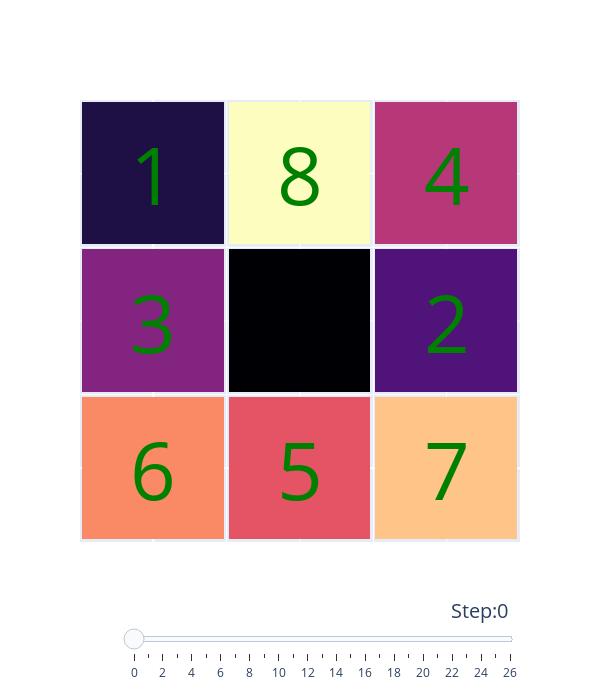

Notebook cell for this chart:
### Code cell
fig=animacion(l);
fig.show()

### Figure 1 — Plotly figure (JSON) as saved in the notebook; plotly's stock layout.template omitted (floating-point values rounded to 4 significant figures)
{"data": [{"colorscale": [[0, "#000004"], [0.1111, "#180f3d"], [0.2222, "#440f76"], [0.3333, "#721f81"], [0.4444, "#9e2f7f"], [0.5556, "#cd4071"], [0.6667, "#f1605d"], [0.7778, "#fd9668"], [0.8889, "#feca8d"], [1, "#fcfdbf"]], "showscale": false, "type": "heatmap", "x": [0, 1, 2], "xgap": 5, "y": [0, 1, 2], "ygap": 5, "z": [[6, 5, 7], [3, 0, 2], [1, 8, 4]]}], "layout": {"annotations": [{"font": {"color": "green", "size": 80}, "showarrow": false, "text": "6", "x": 0, "xref": "x", "y": 0, "yref": "y"}, {"font": {"color": "green", "size": 80}, "showarrow": false, "text": "5", "x": 1, "xref": "x", "y": 0, "yref": "y"}, {"font": {"color": "green", "size": 80}, "showarrow": false, "text": "7", "x": 2, "xref": "x", "y": 0, "yref": "y"}, {"font": {"color": "green", "size": 80}, "showarrow": false, "text": "3", "x": 0, "xref": "x", "y": 1, "yref": "y"}, {"font": {"color": "green", "size": 80}, "showarrow": false, "text": "", "x": 1, "xref": "x", "y": 1, "yref": "y"}, {"font": {"color": "green", "size": 80}, "showarrow": false, "text": "2", "x": 2, "xref": "x", "y": 1, "yref": "y"}, {"font": {"color": "green", "size": 80}, "showarrow": false, "text": "1", "x": 0, "xref": "x", "y": 2, "yref": "y"}, {"font": {"color": "green", "size": 80}, "showarrow": false, "text": "8", "x": 1, "xref": "x", "y": 2, "yref": "y"}, {"font": {"color": "green", "size": 80}, "showarrow": false, "text": "4", "x": 2, "xref": "x", "y": 2, "yref": "y"}], "height": 700, "sliders": [{"active": 0, "currentvalue": {"font": {"size": 20}, "prefix": "Step:", "visible": true, "xanchor": "right"}, "len": 0.9, "pad": {"b": 10, "t": 50}, "steps": [{"args": [[0], {"frame": {"duration": 300, "redraw": true}, "mode": "immediate", "transition": {"duration": 300}}], "label": "0", "method": "animate"}, {"args": [[1], {"frame": {"duration": 300, "redraw": true}, "mode": "immediate", "transition": {"duration": 300}}], "label": "1", "method": "animate"}, {"args": [[2], {"frame": {"duration": 300, "redraw": true}, "mode": "immediate", "transition": {"duration": 300}}], "label": "2", "method": "animate"}, {"args": [[3], {"frame": {"duration": 300, "redraw": true}, "mode": "immediate", "transition": {"duration": 300}}], "label": "3", "method": "animate"}, {"args": [[4], {"frame": {"duration": 300, "redraw": true}, "mode": "immediate", "transition": {"duration": 300}}], "label": "4", "method": "animate"}, {"args": [[5], {"frame": {"duration": 300, "redraw": true}, "mode": "immediate", "transition": {"duration": 300}}], "label": "5", "method": "animate"}, {"args": [[6], {"frame": {"duration": 300, "redraw": true}, "mode": "immediate", "transition": {"duration": 300}}], "label": "6", "method": "animate"}, {"args": [[7], {"frame": {"duration": 300, "redraw": true}, "mode": "immediate", "transition": {"duration": 300}}], "label": "7", "method": "animate"}, {"args": [[8], {"frame": {"duration": 300, "redraw": true}, "mode": "immediate", "transition": {"duration": 300}}], "label": "8", "method": "animate"}, {"args": [[9], {"frame": {"duration": 300, "redraw": true}, "mode": "immediate", "transition": {"duration": 300}}], "label": "9", "method": "animate"}, {"args": [[10], {"frame": {"duration": 300, "redraw": true}, "mode": "immediate", "transition": {"duration": 300}}], "label": "10", "method": "animate"}, {"args": [[11], {"frame": {"duration": 300, "redraw": true}, "mode": "immediate", "transition": {"duration": 300}}], "label": "11", "method": "animate"}, {"args": [[12], {"frame": {"duration": 300, "redraw": true}, "mode": "immediate", "transition": {"duration": 300}}], "label": "12", "method": "animate"}, {"args": [[13], {"frame": {"duration": 300, "redraw": true}, "mode": "immediate", "transition": {"duration": 300}}], "label": "13", "method": "animate"}, {"args": [[14], {"frame": {"duration": 300, "redraw": true}, "mode": "immediate", "transition": {"duration": 300}}], "label": "14", "method": "animate"}, {"args": [[15], {"frame": {"duration": 300, "redraw": true}, "mode": "immediate", "transition": {"duration": 300}}], "label": "15", "method": "animate"}, {"args": [[16], {"frame": {"duration": 300, "redraw": true}, "mode": "immediate", "transition": {"duration": 300}}], "label": "16", "method": "animate"}, {"args": [[17], {"frame": {"duration": 300, "redraw": true}, "mode": "immediate", "transition": {"duration": 300}}], "label": "17", "method": "animate"}, {"args": [[18], {"frame": {"duration": 300, "redraw": true}, "mode": "immediate", "transition": {"duration": 300}}], "label": "18", "method": "animate"}, {"args": [[19], {"frame": {"duration": 300, "redraw": true}, "mode": "immediate", "transition": {"duration": 300}}], "label": "19", "method": "animate"}, {"args": [[20], {"frame": {"duration": 300, "redraw": true}, "mode": "immediate", "transition": {"duration": 300}}], "label": "20", "method": "animate"}, {"args": [[21], {"frame": {"duration": 300, "redraw": true}, "mode": "immediate", "transition": {"duration": 300}}], "label": "21", "method": "animate"}, {"args": [[22], {"frame": {"duration": 300, "redraw": true}, "mode": "immediate", "transition": {"duration": 300}}], "label": "22", "method": "animate"}, {"args": [[23], {"frame": {"duration": 300, "redraw": true}, "mode": "immediate", "transition": {"duration": 300}}], "label": "23", "method": "animate"}, {"args": [[24], {"frame": {"duration": 300, "redraw": true}, "mode": "immediate", "transition": {"duration": 300}}], "label": "24", "method": "animate"}, {"args": [[25], {"frame": {"duration": 300, "redraw": true}, "mode": "immediate", "transition": {"duration": 300}}], "label": "25", "method": "animate"}, {"args": [[26], {"frame": {"duration": 300, "redraw": true}, "mode": "immediate", "transition": {"duration": 300}}], "label": "26", "method": "animate"}], "transition": {"duration": 300, "easing": "cubic-in-out"}, "x": 0.1, "xanchor": "left", "y": 0, "yanchor": "top"}], "width": 600, "xaxis": {"showticklabels": false}, "yaxis": {"showticklabels": false}}}
